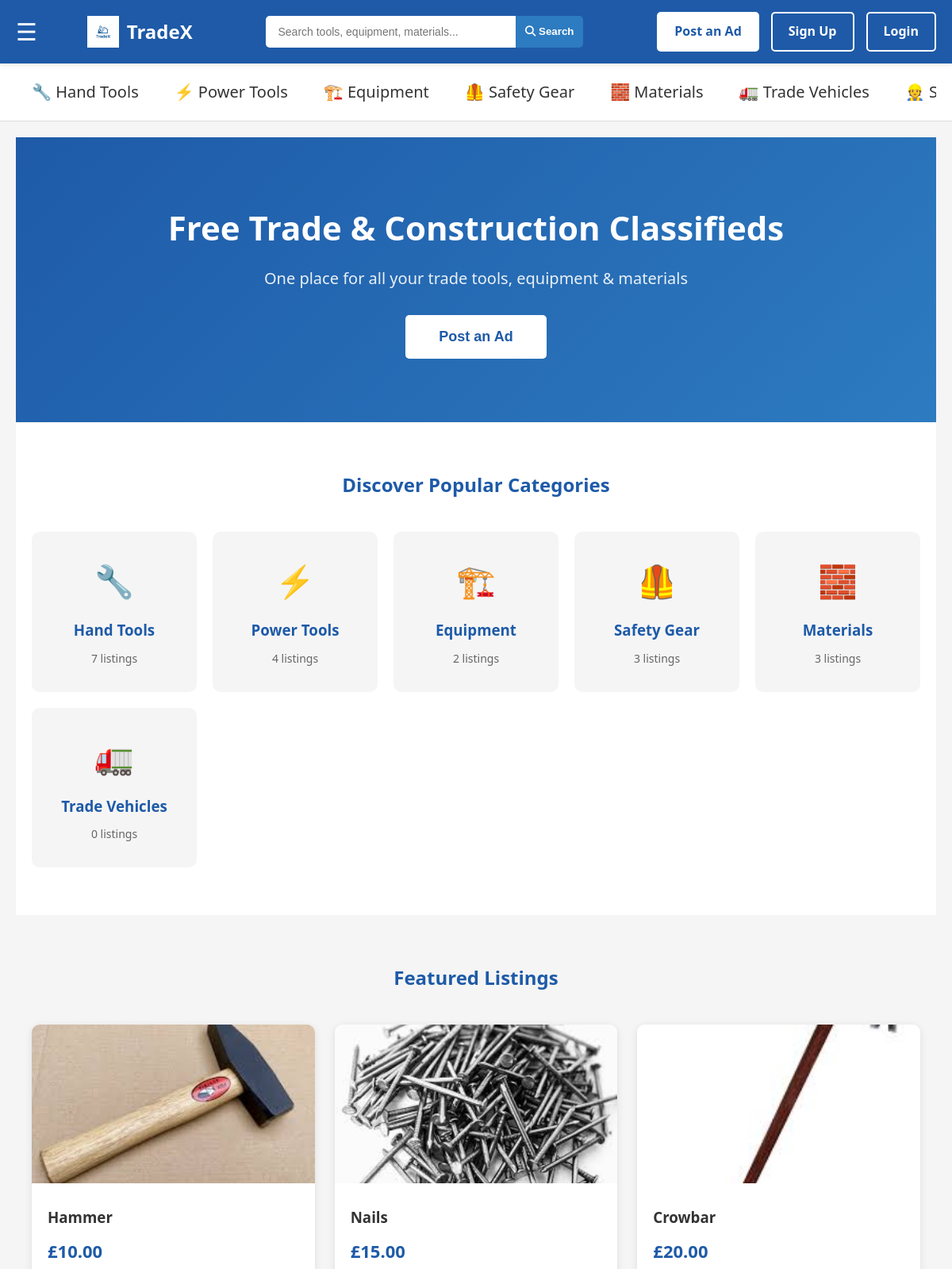
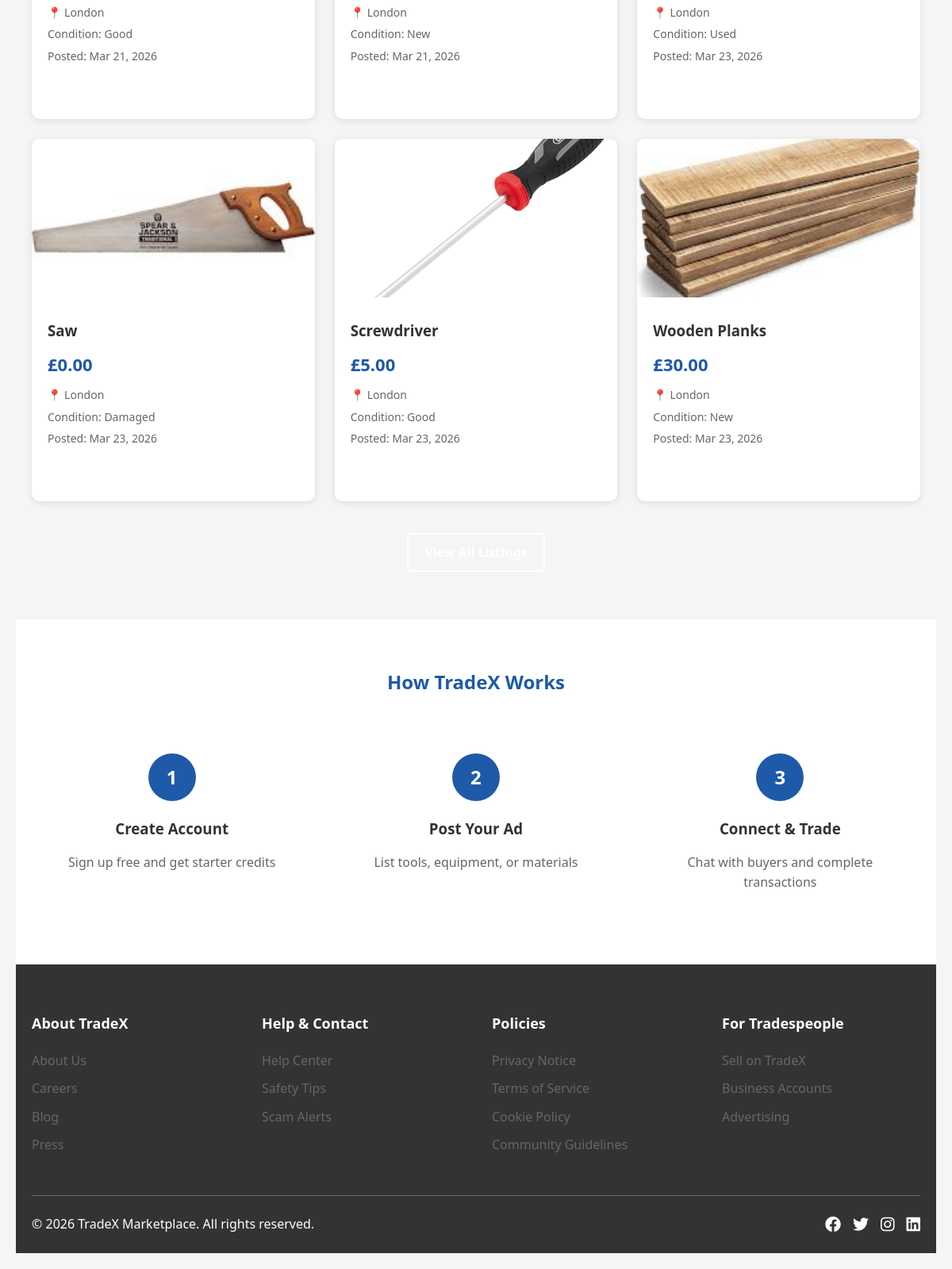
The page / on the database its author committed (2 pictures, top to bottom).
### myapp/models.py (models this page shows, shortened)
class Listing(models.Model):
    title = models.CharField(max_length=50)
    description = models.CharField(max_length=200)
    price = models.DecimalField(max_digits=20, decimal_places=2)
    createdDate = models.DateTimeField(auto_now_add=True)
    user = models.ForeignKey(User, on_delete=models.CASCADE)
    creditAccount = models.ForeignKey(CreditAccount, on_delete=models.CASCADE)
    location = models.ForeignKey(Location, on_delete=models.CASCADE)
    category = models.ForeignKey('Category', on_delete=models.CASCADE)
    condition = models.CharField(max_length=10, choices=MaterialCondition.choices)
    status = models.CharField(max_length=10, choices=ListingStatus.choices)
    credit_awarded_on_sale = models.BooleanField(default=False)

class Photo(models.Model):
    image_url = models.URLField()
    uploadedDate = models.DateTimeField(auto_now_add=True)
    isPrimary = models.BooleanField(default=True)
    listing = models.ForeignKey(Listing, on_delete=models.CASCADE)
    category = models.ForeignKey(Category, on_delete=models.CASCADE)

class Location(models.Model):
    postcode = models.CharField(max_length=20)
    city = models.CharField(max_length=50)
    latitude = models.FloatField()
    longitude = models.FloatField()
    user = models.ForeignKey(User, on_delete=models.CASCADE)

### myapp/views.py (the view)
# urls.py: path("", views.home, name="home"),
def home(request):
    user_id = request.session.get("user_id")
    user = None
    if user_id:
        user = User.objects.filter(id=user_id).first()
    featured_listings = Listing.objects.filter(status=ListingStatus.ACTIVE)[:6]
    discovered_categories = _discover_categories_queryset(with_counts=True)
    counts_by_slug = {
        slugify(category.name.strip()): category.listing_count for category in discovered_categories
    }
    return render(request, "home/home.html", {
        "user_id": user_id,
        "user": user,
        "featured_listings": featured_listings,
        "hand_tools_count": counts_by_slug.get("hand-tools", 0),
        "power_tools_count": counts_by_slug.get("power-tools", 0),
        "equipment_count": counts_by_slug.get("equipment", 0),
        "safety_count": counts_by_slug.get("safety-gear", 0),
        "materials_count": counts_by_slug.get("materials", 0),
        "vehicles_count": counts_by_slug.get("vehicles", 0) + counts_by_slug.get("trade-vehicles", 0),
    })

### myapp/views.py (called while the page is built)
def _discover_categories_queryset(with_counts=False):
    for category_name in DISCOVER_CATEGORY_NAMES:
        Category.objects.get_or_create(name=category_name)
    custom_order = Case(
        *[When(name=name, then=position) for position, name in enumerate(DISCOVER_CATEGORY_NAMES)],
        output_field=IntegerField(),
    )
    queryset = Category.objects.filter(name__in=DISCOVER_CATEGORY_NAMES).annotate(sort_order=custom_order)
    if with_counts:
        queryset = queryset.annotate(listing_count=Count("listing"))
    return queryset.order_by("sort_order")

### myapp/templates/home/home.html (shortened to what this page needs)
{% load static %}
<!DOCTYPE html>
<html lang="en">
<head>
    <link rel="stylesheet" href="{% static 'home/home.css' %}">
    <link rel="stylesheet" href="{% static 'styles/styles.css' %}">
    <link rel="stylesheet" href="https://cdnjs.cloudflare.com/ajax/libs/font-awesome/6.4.0/css/all.min.css">
</head>
<body>
    {% include 'home/navbar.html' %}
    <nav class="category-nav">
        <div class="nav-container">
            <ul class="category-list">
                <li><a href="{% url 'products' %}?category=hand-tools">🔧 Hand Tools</a></li>
                <li><a href="{% url 'products' %}?category=power-tools">⚡ Power Tools</a></li>
                <li><a href="{% url 'products' %}?category=equipment">🏗️ Equipment</a></li>
                <li><a href="{% url 'products' %}?category=safety-gear">🦺 Safety Gear</a></li>
                <li><a href="{% url 'products' %}?category=materials">🧱 Materials</a></li>
                <li><a href="{% url 'products' %}?category=vehicles">🚛 Trade Vehicles</a></li>
                <li><a href="{% url 'products' %}?category=services">👷 Services</a></li>
            </ul>
        </div>
    </nav>
    <div id="main">
    <section class="hero">
        <div class="hero-content">
            <h1>Free Trade & Construction Classifieds</h1>
            <p>One place for all your trade tools, equipment & materials</p>
            {% if user_id %}
                <a href="{% url 'create_listing' %}" class="btn btn-large btn-primary">Post an Ad</a>
            {% else %}
                <button class="btn btn-large btn-primary" onclick="openModal('authModal')">Post an Ad</button>
            {% endif %}
        </div>
    </section>
    <section class="popular-categories">
        <div class="container">
            <h2>Discover Popular Categories</h2>
            <div class="category-grid">
                <a href="{% url 'products' %}?category=hand-tools" class="category-card">
                    <div class="category-icon">🔧</div>
                    <h3>Hand Tools</h3>
                    <p>{{ hand_tools_count|default:"0" }} listings</p>
                </a>
                <a href="{% url 'products' %}?category=power-tools" class="category-card">
                    <div class="category-icon">⚡</div>
                    <h3>Power Tools</h3>
                    <p>{{ power_tools_count|default:"0" }} listings</p>
                </a>
                <a href="{% url 'products' %}?category=equipment" class="category-card">
                    <div class="category-icon">🏗️</div>
                    <h3>Equipment</h3>
                    <p>{{ equipment_count|default:"0" }} listings</p>
                </a>
                <a href="{% url 'products' %}?category=safety-gear" class="category-card">
                    <div class="category-icon">🦺</div>
                    <h3>Safety Gear</h3>
                    <p>{{ safety_count|default:"0" }} listings</p>
                </a>
                <a href="{% url 'products' %}?category=materials" class="category-card">
                    <div class="category-icon">🧱</div>
                    <h3>Materials</h3>
                    <p>{{ materials_count|default:"0" }} listings</p>
                </a>
                <a href="{% url 'products' %}?category=vehicles" class="category-card">
                    <div class="category-icon">🚛</div>
                    <h3>Trade Vehicles</h3>
                    <p>{{ vehicles_count|default:"0" }} listings</p>
                </a>
            </div>
        </div>
    </section>
    <section class="featured-listings">
        <div class="container">
            <h2>Featured Listings</h2>
            <div class="listing-grid">
                {% for listing in featured_listings %}
                <div class="listing-card">
                    {% if listing.photo_set.all %}
                        <img src="{{ listing.photo_set.first.image_url }}" alt="{{ listing.title }}">
                    {% else %}
                        <img src="{% static 'images/placeholder-tool.png' %}" alt="No image">
                    {% endif %}
                    <div class="listing-info">
                        <h3>{{ listing.title }}</h3>
                        <p class="price">
                            {% if listing.status == "free" %}
                                Free
                            {% elif listing.status == "trade" %}
                                Trade Only
                            {% else %}
                                £{{ listing.price }}
                            {% endif %}
                        </p>
                        <p class="location">📍 {{ listing.location.city|default:"UK" }}</p>
                        <p class="condition">Condition: {{ listing.get_condition_display }}</p>
                        <p class="date">Posted: {{ listing.createdDate|date:"M d, Y" }}</p>
                        <a href="{% url 'product_details' listing.id %}" class="btn btn-outline btn-small">View Details</a>
                    </div>
                </div>
                {% empty %}
                <p class="no-listings">No listings yet. <a href="{% url 'create_listing' %}">Be the first!</a></p>
                {% endfor %}
            </div>
            <div class="view-all">
                <a href="{% url 'products' %}" class="btn btn-outline">View All Listings</a>
            </div>
        </div>
    </section>
    <section class="how-it-works">
        <div class="container">
            <h2>How TradeX Works</h2>
            <div class="steps-grid">
                <div class="step">
                    <div class="step-number">1</div>
                    <h3>Create Account</h3>
                    <p>Sign up free and get starter credits</p>
                </div>
                <div class="step">
                    <div class="step-number">2</div>
                    <h3>Post Your Ad</h3>
                    <p>List tools, equipment, or materials</p>
                </div>
                <div class="step">
                    <div class="step-number">3</div>
                    <h3>Connect & Trade</h3>
                    <p>Chat with buyers and complete transactions</p>
                </div>
            </div>
        </div>
    </section>
    {% include 'home/footer.html' %}
    </div>
</body>
</html>

### myapp/static/home/home.css (style rules this page uses)
* { margin: 0; padding: 0; box-sizing: border-box; }
body { font-family: 'Segoe UI', Tahoma, Geneva, Verdana, sans-serif; background-color: var(--light-gray); color: var(--dark-gray); line-height: 1.6; }
.category-nav { background-color: var(--white); border-bottom: 1px solid var(--border-color); padding: 10px 0; overflow-x: auto; }
.category-list { display: flex; list-style: none; justify-content: space-evenly; overflow-x: auto; font-size: 1.25rem; gap: 20px; }
.category-list li a { display: block; padding: 10px 20px; text-decoration: none; color: var(--dark-gray); border-radius: 5px; white-space: nowrap; }
.hero { background: linear-gradient(135deg, var(--primary-blue), var(--secondary-blue)); color: var(--white); text-align: center; padding: 80px 20px; }
.hero h1 { font-size: 42px; margin-bottom: 15px; }
.hero p { font-size: 20px; margin-bottom: 30px; opacity: 0.9; }
.popular-categories { padding: 60px 0; background-color: var(--white); }
.popular-categories h2 { text-align: center; margin-bottom: 40px; color: var(--primary-blue); }
.category-grid { display: grid; grid-template-columns: repeat(auto-fit, minmax(200px, 1fr)); gap: 20px; }
.category-card { background-color: var(--light-gray); padding: 30px; border-radius: 10px; text-align: center; text-decoration: none; color: var(--dark-gray); transition: all 0.3s ease; }
.category-icon { font-size: 40px; margin-bottom: 15px; }
.category-card h3 { margin-bottom: 10px; color: var(--primary-blue); }
.category-card p { font-size: 14px; color: var(--medium-gray); }
.featured-listings { padding: 60px 0; }
.featured-listings h2 { text-align: center; margin-bottom: 40px; color: var(--primary-blue); }
.listing-grid { display: grid; grid-template-columns: repeat(auto-fit, minmax(280px, 1fr)); gap: 25px; }
.listing-card { background-color: var(--white); border-radius: 10px; overflow: hidden; box-shadow: 0 2px 10px rgba(0,0,0,0.1); transition: all 0.3s ease; }
.listing-card img { width: 100%; height: 200px; object-fit: cover; }
.listing-info { padding: 20px; }
.listing-info h3 { margin-bottom: 10px; color: var(--dark-gray); }
.listing-info .price { font-size: 22px; font-weight: bold; color: var(--primary-blue); margin-bottom: 10px; }
.listing-info .location, .listing-info .condition, .listing-info .date { font-size: 14px; color: var(--medium-gray); margin-bottom: 5px; }
.view-all { text-align: center; margin-top: 40px; }
.how-it-works { padding: 60px 0; background-color: var(--white); }
.how-it-works h2 { text-align: center; margin-bottom: 40px; color: var(--primary-blue); }
.steps-grid { display: grid; grid-template-columns: repeat(auto-fit, minmax(250px, 1fr)); gap: 30px; }
.step { text-align: center; padding: 30px; }
.step-number { width: 60px; height: 60px; background-color: var(--primary-blue); color: var(--white); border-radius: 50%; display: flex; align-items: center; justify-content: center; font-size: 24px; font-weight: bold; margin: 0 auto 20px; }
.step h3 { margin-bottom: 15px; color: var(--dark-gray); }
.step p { color: var(--medium-gray); }

### myapp/static/styles/styles.css (style rules this page uses)
:root { --primary-blue: #1E5AA8; --secondary-blue: #2D7BC0; --light-blue: #E8F1F8; --white: #FFFFFF; --dark-gray: #333333; --medium-gray: #666666; --light-gray: #F5F5F5; --border-color: #DDDDDD; }
.nav-container { max-width: 1400px; margin: 0 auto; padding: 0 20px; display: flex; align-items: center; justify-content: space-between; }
.container { max-width: 1200px; margin: 0 auto; padding: 0 20px; }
body { display: flex; flex-direction: column; min-height: 100vh; }
a, button, [onclick] { cursor: pointer; }
.category-nav { background-color: var(--white); border-bottom: 1px solid var(--border-color); padding: 10px 0; }
.category-list { display: flex; list-style: none; gap: 5px; overflow-x: auto; }
.category-list li a { display: block; padding: 10px 20px; text-decoration: none; color: var(--dark-gray); border-radius: 5px; white-space: nowrap; }
.btn { padding: 10px 20px; border-radius: 5px; text-decoration: none; font-weight: bold; cursor: pointer; transition: all 0.3s ease; display: inline-block; border: 2px solid transparent; }
.btn-primary { background-color: var(--white); color: var(--primary-blue); }
.btn-outline { background-color: transparent; color: var(--white); border: 2px solid var(--white); }
.btn-large { padding: 15px 40px; font-size: 18px; }
.btn-small { padding: 8px 15px; font-size: 14px; }
#main { transition: margin-left .5s; padding: 20px; }

### rows shown on the page
Listing: photo_set.first.image_url (picture), title "Hammer", price "10.00", location.city "London", condition "Good", createdDate "Mar 21, 2026"
Listing: photo_set.first.image_url (picture), title "Nails", price "15.00", location.city "London", condition "New", createdDate "Mar 21, 2026"
Listing: photo_set.first.image_url (picture), title "Crowbar", price "20.00", location.city "London", condition "Used", createdDate "Mar 23, 2026"
Listing: photo_set.first.image_url (picture), title "Saw", price "0.00", location.city "London", condition "Damaged", createdDate "Mar 23, 2026"
Listing: photo_set.first.image_url (picture), title "Screwdriver", price "5.00", location.city "London", condition "Good", createdDate "Mar 23, 2026"
Listing: photo_set.first.image_url (picture), title "Wooden Planks", price "30.00", location.city "London", condition "New", createdDate "Mar 23, 2026"

### other values the page prints
{{ hand_tools_count|default:"0" }} "7"
{{ power_tools_count|default:"0" }} "4"
{{ equipment_count|default:"0" }} "2"
{{ safety_count|default:"0" }} "3"
{{ materials_count|default:"0" }} "3"
{{ vehicles_count|default:"0" }} "0"
